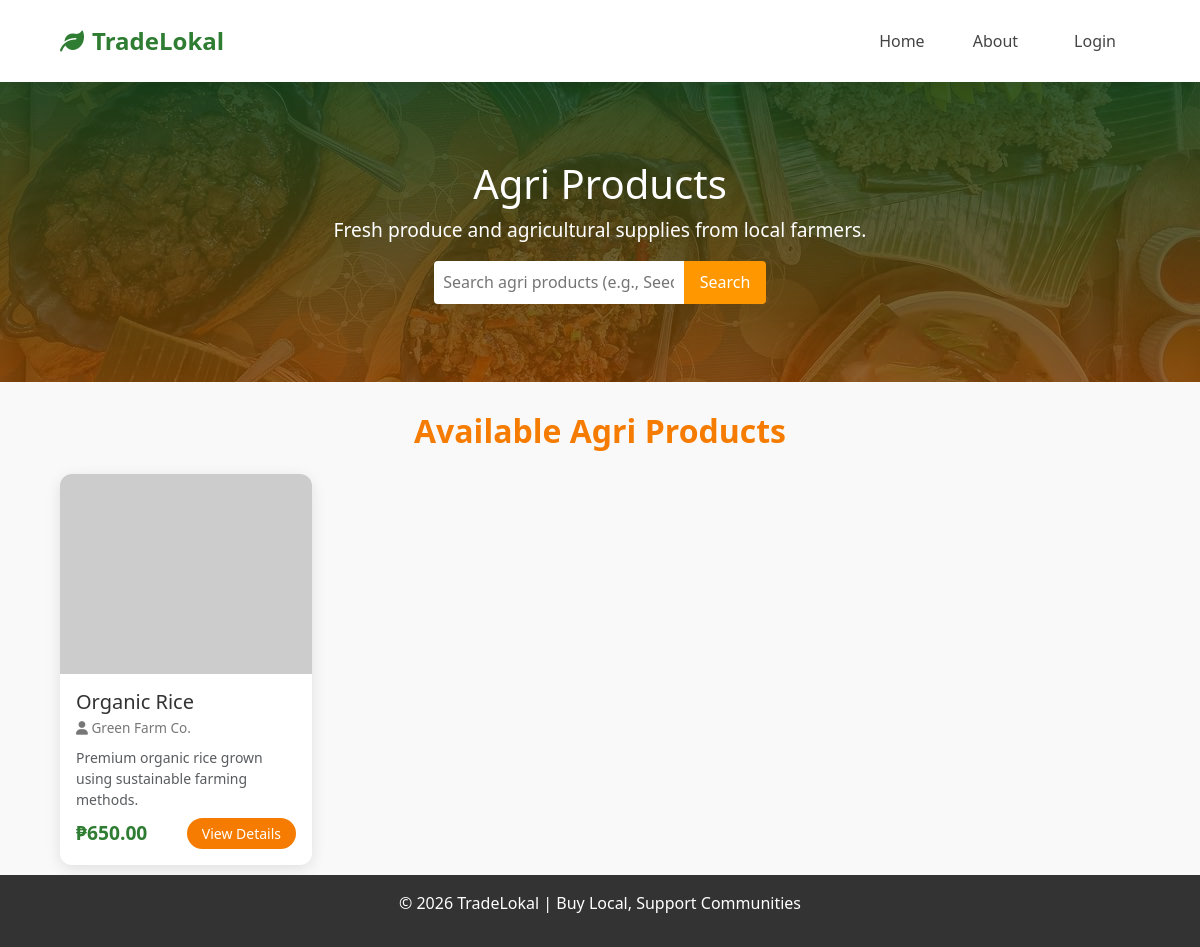
/agriProduct.php, run on the app's committed database.
### tables this page shows
CREATE TABLE IF NOT EXISTS `products` (
  `id` INT UNSIGNED NOT NULL AUTO_INCREMENT,
  `name` VARCHAR(255) NOT NULL,
  `category` VARCHAR(100) NOT NULL,
  `seller` VARCHAR(255) NOT NULL,
  `owner_id` INT UNSIGNED NULL DEFAULT NULL,
  `price` DECIMAL(10,2) NOT NULL DEFAULT 0.00,
  `image_url` VARCHAR(255) NOT NULL DEFAULT '',
  `description` TEXT NOT NULL,
  `created_at` TIMESTAMP NOT NULL DEFAULT CURRENT_TIMESTAMP,
  PRIMARY KEY (`id`),
  KEY `idx_products_owner` (`owner_id`),
  CONSTRAINT `fk_products_owner` FOREIGN KEY (`owner_id`) REFERENCES `users` (`id`) ON DELETE SET NULL
);

### agriProduct.php (the view, shortened to what this page needs)
<?php
$mysqli = getDb();
$category = 'Agriculture';
$stmt = $mysqli->prepare('SELECT * FROM products WHERE category = ? ORDER BY created_at DESC');
$stmt->bind_param('s', $category);
$stmt->execute();
$result = $stmt->get_result();
$products = $result->fetch_all(MYSQLI_ASSOC);
?>
<!DOCTYPE html>
<html lang="en">
<head>
  <link href="https://cdn.jsdelivr.net/npm/bootstrap@5.3.0/dist/css/bootstrap.min.css" rel="stylesheet">
  <link rel="stylesheet" href="https://cdnjs.cloudflare.com/ajax/libs/font-awesome/6.0.0/css/all.min.css">
  <link rel="stylesheet" href="style.css">
</head>
<body class="agri-products">
  <nav class="navbar navbar-expand-lg sticky-top">
    <div class="container">
      <a class="navbar-brand" href="index.php"><i class="fas fa-leaf me-2"></i>TradeLokal</a>
      <div class="collapse navbar-collapse" id="navbarNav">
        <ul class="navbar-nav ms-auto">
          <li class="nav-item"><a class="nav-link active" href="index.php">Home</a></li>
          <li class="nav-item"><a class="nav-link" href="about.html">About</a></li>
          <li class="nav-item"><a class="nav-link btn btn-sm btn-outline-success ms-2" href="login.php">Login</a></li>
        </ul>
      </div>
    </div>
  </nav>
  <header class="hero">
    <div class="hero-text">
      <h1>Agri Products</h1>
      <p>Fresh produce and agricultural supplies from local farmers.</p>
      <div class="search-bar">
        <input type="text" id="categorySearchInput" placeholder="Search agri products (e.g., Seeds, Fertilizer)...">
        <button class="search-btn">Search</button>
      </div>
    </div>
  </header>
  <section class="products">
    <div class="container">
      <h2 class="text-center mb-4 fw-bold" style="color: var(--primary-orange);">Available Agri Products</h2>
      <div class="row g-4" id="product-list">
        <?php if (empty($products)): ?>
          <div class="col-12 text-center">
            <p class="lead text-muted">No products available in this category yet.</p>
          </div>
        <?php else: ?>
          <?php foreach ($products as $product): ?>
            <div class="col-md-6 col-lg-3 product-item"
              data-name="<?php echo htmlspecialchars(strtolower($product['name']), ENT_QUOTES); ?>">
              <div class="product-card">
                <img src="<?php echo htmlspecialchars($product['image_url'], ENT_QUOTES); ?>"
                  alt="<?php echo htmlspecialchars($product['name'], ENT_QUOTES); ?>" class="product-img">
                <div class="p-3">
                  <h5 class="mb-1"><?php echo htmlspecialchars($product['name'], ENT_QUOTES); ?></h5>
                  <p class="seller-tag mb-2"><i class="fas fa-user"></i>
                    <?php echo htmlspecialchars($product['seller'], ENT_QUOTES); ?></p>
                  <p class="small text-muted mb-2"><?php echo htmlspecialchars($product['description'], ENT_QUOTES); ?></p>
                  <div class="d-flex justify-content-between align-items-center">
                    <span class="product-price">₱<?php echo number_format($product['price'], 2); ?></span>
                    <a href="product-detail.php?id=<?php echo $product['id']; ?>" class="btn btn-sm btn-orange">View
                      Details</a>
                  </div>
                </div>
              </div>
            </div>
          <?php endforeach; ?>
        <?php endif; ?>
      </div>
    </div>
  </section>
  <footer>
    <p>&copy; 2026 TradeLokal | Buy Local, Support Communities</p>
  </footer>
</body>
</html>

### style.css (style rules this page uses)
:root { --primary-green: #2e7d32; --light-green: #e8f5e9; --primary-orange: #f57c00; --soft-shadow: 0 4px 15px rgba(0, 0, 0, 0.1); --card-radius: 12px; }
* { margin: 0; padding: 0; box-sizing: border-box; }
html { min-height: 100%; }
body { display: flex; flex-direction: column; min-height: 100vh; font-family: "Segoe UI", Tahoma, Geneva, Verdana, sans-serif; color: #333; background-color: #f9f9f9; }
.navbar { box-shadow: 0 2px 10px rgba(0, 0, 0, 0.05); background-color: white; }
.navbar-brand { font-weight: 800; color: var(--primary-green) !important; font-size: 1.5rem; }
.nav-link { font-weight: 500; color: #444 !important; }
.product-card { border: none; border-radius: var(--card-radius); overflow: hidden; background: white; box-shadow: var(--soft-shadow); transition: all 0.3s ease; height: 100%; }
.product-img { width: 100%; height: auto; object-fit: cover; background-color: #eee; }
.product-price { color: var(--primary-green); font-weight: bold; font-size: 1.2rem; }
.seller-tag { font-size: 0.85rem; color: #777; }
.btn-orange { background-color: var(--primary-orange); color: white; border: none; border-radius: 20px; padding: 5px 15px; }
footer { background-color: #1b5e20; color: white; padding: 40px 0 20px; margin-top: auto; }
* { margin: 0; padding: 0; box-sizing: border-box; font-family: "Segoe UI", Arial, sans-serif; }
.container { max-width: 1100px; margin: 0 auto; padding: 10px; }
.products h2 { margin-top: 20px; }
nav { box-shadow: 0 2px 10px rgba(0, 0, 0, 0.05); background: white; padding: 1rem; }
nav .navbar-brand { font-weight: 800; color: var(--primary-green) !important; font-size: 1.5rem; }
nav ul { display: flex; justify-content: center; list-style: none; }
nav ul li { margin: 0 1rem; }
nav ul li a { color: #fff; text-decoration: none; font-weight: bold; transition: color 0.3s ease; }
.hero { background: linear-gradient(rgba(46, 125, 50, 0.8), rgba(245, 124, 0, 0.7)), url(local\ food.jpg) no-repeat; background-size: cover; background-position: center; color: white; padding: 100px 0; text-align: center; height: 300px; background-size: cover; background-position: center; display: flex; align-items: center; justify-content: center; text-align: center; color: #fff; position: relative; }
.hero::after { content: ""; position: absolute; top: 0; left: 0; width: 100%; height: 100%; background: rgba(0, 0, 0, 0.4); }
.hero-text { position: relative; z-index: 1; }
.hero h1 { font-size: 2.5rem; margin-bottom: 0.5rem; }
.hero p { font-size: 1.2rem; margin-bottom: 1rem; }
.search-bar { display: flex; justify-content: center; }
.search-bar input { padding: 0.6rem; border: none; border-radius: 4px 0 0 4px; width: 250px; }
.search-btn { background: #ff9800; color: #fff; border: none; padding: 0.6rem 1rem; border-radius: 0 4px 4px 0; cursor: pointer; transition: background 0.3s ease; }
.product-img { width: 100%; height: 200px; object-fit: cover; background-color: #eee; }
footer { background: #333; color: #fff; text-align: center; padding: 1rem; margin-top: auto; }

### data on the page
products: name "Organic Rice", seller "Green Farm Co.", description "Premium organic rice grown using sustainable farming methods.", price "650.00"
